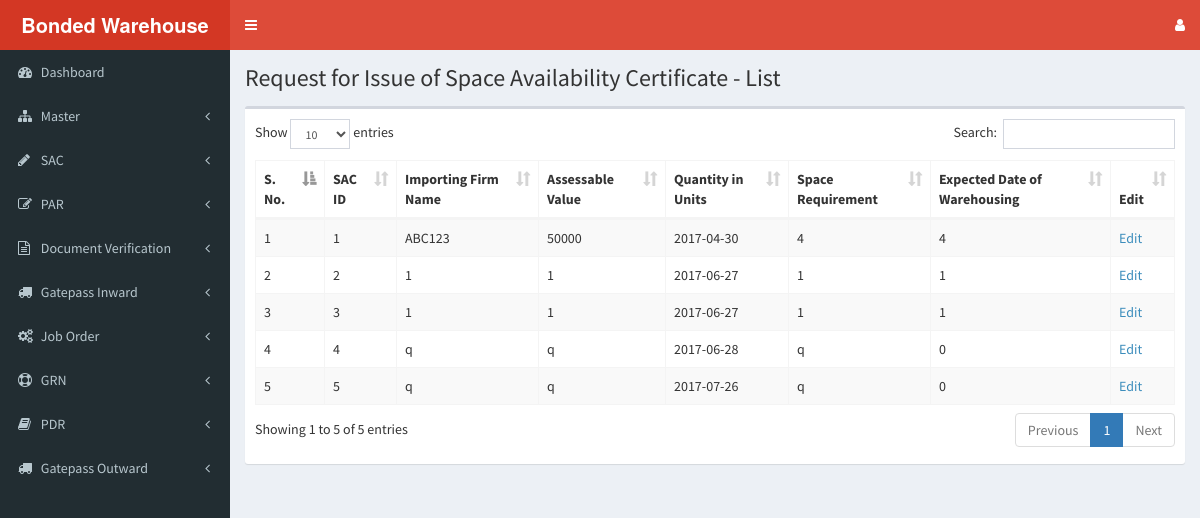
/sac/sac-request-view.php, run on an earlier commit of the app's database.
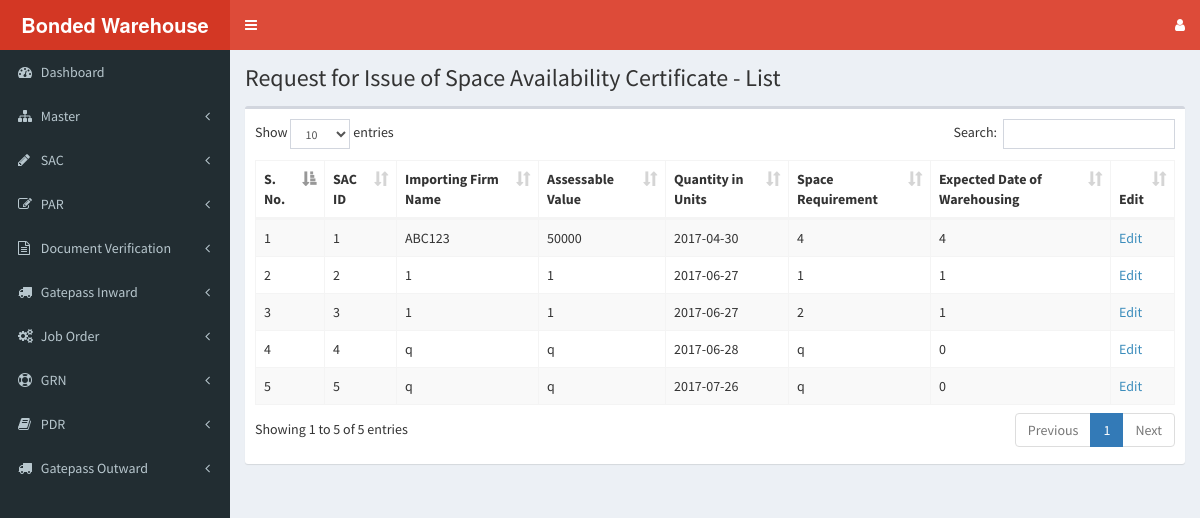
And on a later commit of the database.
### tables this page shows
CREATE TABLE `sac_request` (
  `sac_id` int(11) NOT NULL,
  `importing_firm_name` varchar(300) NOT NULL,
  `licence_code` varchar(200) NOT NULL,
  `bol_awb_number` varchar(200) NOT NULL,
  `boe_number` varchar(200) NOT NULL,
  `material_name` varchar(200) NOT NULL,
  `qty_units` int(11) NOT NULL,
  `packing_nature` varchar(100) NOT NULL,
  `space_requirement` varchar(100) NOT NULL,
  `assessable_value` varchar(100) NOT NULL,
  `duty_amount` varchar(100) NOT NULL,
  `material_nature` varchar(100) NOT NULL,
  `expected_date` date NOT NULL,
  `required_period` varchar(100) NOT NULL,
  `insurance_by` varchar(50) NOT NULL,
  `status` varchar(100) NOT NULL,
  `document_verified` varchar(10) NOT NULL DEFAULT 'no'
);

### sac/sac-request-view.php (the view, shortened to what this page needs)
<?php
  include('../header.php');
  include('../sidebar.php');
  include('../dbconfig.php');
?>
<div class="content-wrapper">
  <section class="content-header">
    <h1>
      Request for Issue of Space Availability Certificate - List
    </h1>
  </section>
  <section class="content">
    <div class="box">
      <div class="box-body">
        <table id="sac_request_table" class="table table-bordered table-striped">
          <thead>
            <tr>
              <th>S. No.</th>
              <th>SAC ID</th>
              <th>Importing Firm Name</th>
              <th>Assessable Value</th>
              <th>Quantity in Units</th>
              <th>Space Requirement</th>
              <th>Expected Date of Warehousing</th>
              <th>Edit</th>
            </tr>
          </thead>
          <tbody>
            <?php
              $select_query = "SELECT * FROM sac_request";
              $result = mysqli_query($dbc,$select_query);
              $row_counter = 0;
              if(mysqli_num_rows($result) > 0) {
                while($row = mysqli_fetch_array($result)) {
                  echo "<tr>";
                  echo "<td>".++$row_counter."</td>";
                  echo "<td>".$row['sac_id']."</td>";
                  echo "<td>".$row['importing_firm_name']."</td>";
                  echo "<td>".$row['assessable_value']."</td>";
                  echo "<td>".$row['expected_date']."</td>";
                  echo "<td>".$row['space_requirement']."</td>";
                  echo "<td>".$row['qty_units']."</td>";
                  echo "<td><a href='sac-request-edit.php?sac_id=".$row['sac_id']."'>Edit</a></td>";
                  echo "</tr>";
                }
              } else {
                $dataTableFlag = false;
                echo "<tr><td colspan=\"8\">No SAC requests available.</td></tr>";
              }
            ?>
          </tbody>
        </table>
      </div>
      </div>
    </div>
</div>
<?php
  include('../footer.php');
?>

What changed in the data, as far as the page shows it:
changed sac_request id 3: space_requirement "1" → "2"
